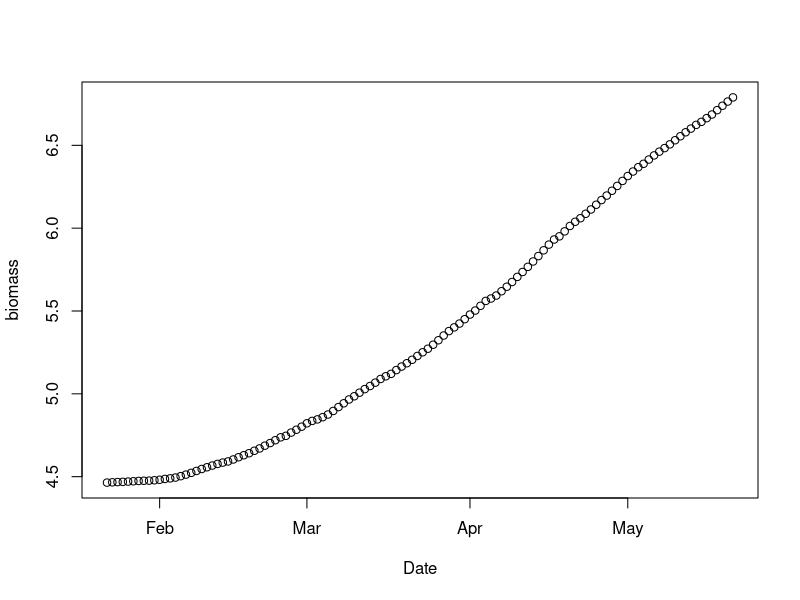
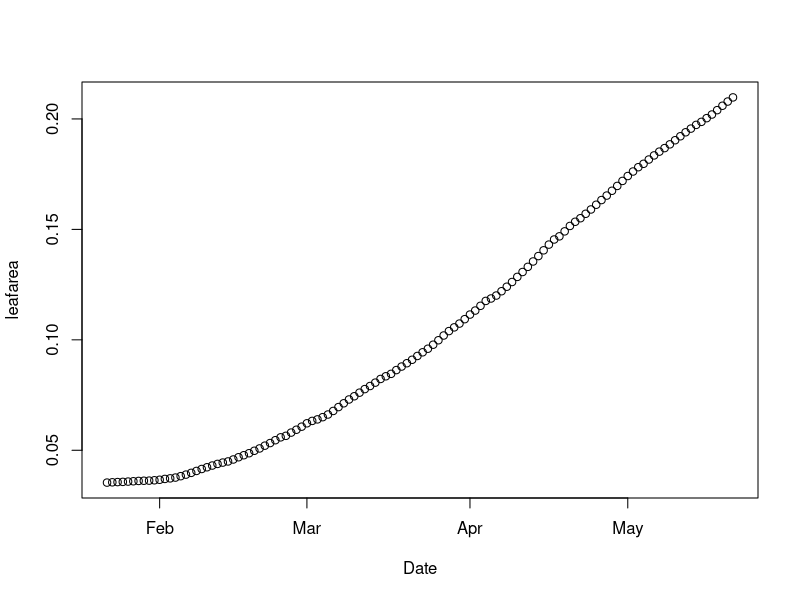

Generate these figures, in order, with R: (Note: this script raises an error after producing the figures.)
#experiment length---------------------------------------------------------------------
numdays <- as.numeric(as.Date("2013-05-21") - as.Date("2013-01-21"))

#pre seedling data for intial biomass and leaf area (use mean)-------------------------
seedling_pre <- read.csv("raw data/seedling_initial.csv")
seedling_pre$seedling_mass <- with(seedling_pre, leaf_mass+root_mass+wood_mass)
leaffractions <- mean (seedling_pre$leaf_mass/seedling_pre$seedling_mass)
#average mass of seedlings at start
mass_mean <- mean(seedling_pre$seedling_mass)
mean_leafnum <- mean(seedling_pre$leaf_numb)

#mean lma and leafarea (apply to intial leaf )-----------------------------------------
#need to pull leaf area from somewhere
lma <- read.csv("calculated data/leafmassarea.csv")
lma_mean <- mean(lma$massarea)
leafarea_mean <- (mean(lma$area))/10000
#average starting leaf area
LA_start <- (mean_leafnum * leafarea_mean) #(m2)

#read in Cnetm2day---------------------------------------------------------------------
Cday <- read.csv("calculated data/cgain_date.csv")

Cday_test1 <- subset(Cday, ID == "1-8") #5l
#Cday_test2 <- subset(Cday, ID == "3-2") #free

#date is for plotting, starts day2
Date <- as.Date(Cday_test1[2:121,2])

#model parameters and empty vectors----------------------------------------------------

#vector with only Cgain
Cday_id <- Cday_test1[,3]

leafrac <- .25
sla <- .3

leafarea <- vector()
  leafarea[1] <- LA_start

biomass <- vector()
  biomass[1] <- mass_mean

#run model simulation------------------------------------------------------------------
for (i in 2:numdays) {
  production <- Cday_id[i-1] * leafarea[i-1]
  biomass[i] <- biomass[i-1] + production
  leafarea[i] <- leafarea[i-1] + (production*leafrac*sla)
}

Cgain_loop <- data.frame(biomass=biomass, leafarea=leafarea, Date=Date)
plot(biomass~Date, data=Cgain_loop)
plot(leafarea~Date, data=Cgain_loop)


####attempts to run through all ID's
require(plyr)
#need to split Cday, but also get a list of 49 that only include the Cgain vector

modelfunction <- function(x) {
  for (i in 2:numdays) {
    production <- x[i-1] * leafarea[i-1]
    biomass[i] <- biomass[i-1] + production
    leafarea[i] <- leafarea[i-1] + (production*leafrac*sla)
    dfr <- data.frame(mass=biomass, la = leafrea)
    return(dfr)
  }
}

cday_sp2 <- dlply(Cday, .(ID))

runmodel <- apply(cday_sp2, ,modelfunction)
runmodel<- modelfunction(cday_sp2[["carbon_day"]]) 


